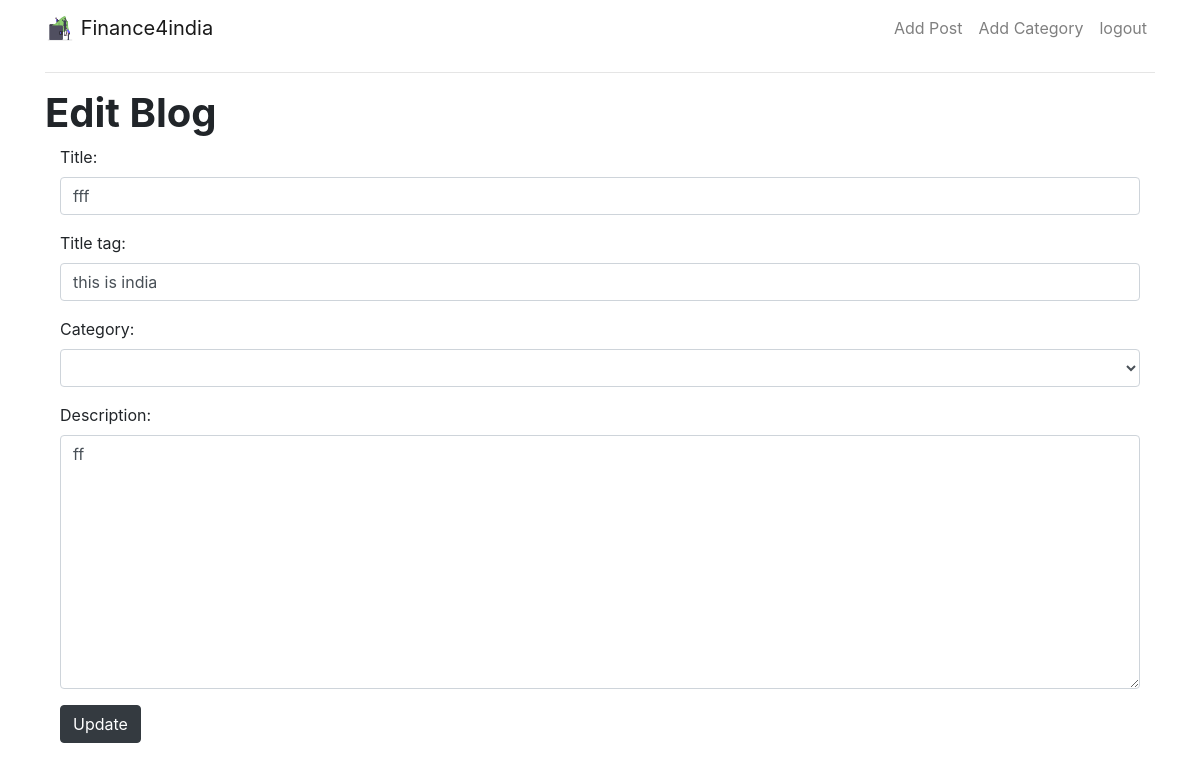
/details/edit/4/ (signed in), run on the app's committed database.
### blog/models.py (models this page shows, shortened)
class Blog(models.Model):
    title = models.CharField(max_length=100)
    title_tag = models.CharField(max_length=100)
    author = models.ForeignKey(User,on_delete=models.CASCADE)
    description = models.TextField()
    created_at = models.DateTimeField(auto_now_add=True)
    image = models.ImageField(upload_to='blog/images',blank=True,null=True)
    category = models.CharField(max_length=100,default='uncategorized')

### blog/views.py (the view)
# urls.py: path('details/edit/<int:pk>/',UpdateBlogView.as_view(),name='editpost'),
class UpdateBlogView(UpdateView):
    model = Blog
    form_class = UpdateBlogForm
    template_name ='blog/update_blog.html'

### blog/forms.py
class UpdateBlogForm(forms.ModelForm):
    class Meta:
        model = Blog
        fields =('title','title_tag','category','description')
        widgets = {
            'title': forms.TextInput(attrs={'class': 'form-control'}),
            'title_tag': forms.TextInput(attrs={'class': 'form-control'}),
            'category': forms.Select(attrs={'class':'form-control'}),
            'description': forms.Textarea(attrs={'class': 'form-control'}),
        }

### blog/templates/blog/update_blog.html (shortened to what this page needs)
{% extends "blog/base.html" %}
{% load static %}
{% block content %}
{% if user.is_authenticated %}
<h1  class="font-weight-bold">Edit Blog</h1>
<div class="container-fluid">
    <div class="form-group">
        <form method="POST">
            {{ form.as_p}}
            <button class="btn btn-dark" type="submit">Update</button>
        </form>
    </div>
</div>
{% else %}
<h1> You'r are not allowed here </h1>
{% endif %}
{% endblock %}

### data on the page
Blog: title "fff", title_tag "this is india", description "ff"
